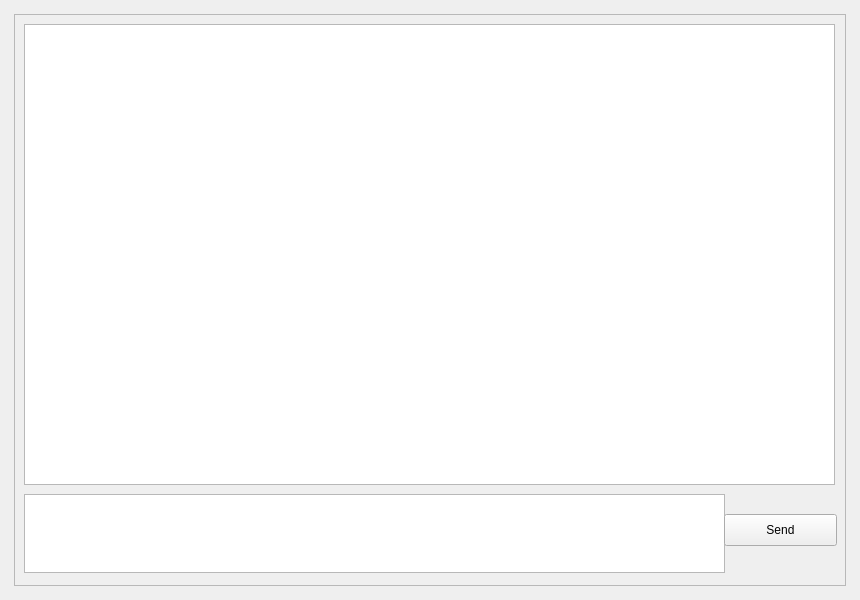
<?xml version="1.0" encoding="UTF-8"?>
<ui version="4.0">
 <class>MainPages</class>
 <widget class="QWidget" name="MainPages">
  <property name="geometry">
   <rect>
    <x>0</x>
    <y>0</y>
    <width>860</width>
    <height>600</height>
   </rect>
  </property>
  <property name="windowTitle">
   <string>Form</string>
  </property>
  <layout class="QVBoxLayout" name="main_pages_layout">
   <property name="spacing">
    <number>0</number>
   </property>
   <property name="leftMargin">
    <number>5</number>
   </property>
   <property name="topMargin">
    <number>5</number>
   </property>
   <property name="rightMargin">
    <number>5</number>
   </property>
   <property name="bottomMargin">
    <number>5</number>
   </property>
   <item>
    <widget class="QStackedWidget" name="pages">
     <property name="currentIndex">
      <number>2</number>
     </property>
     <widget class="QWidget" name="page_1">
      <property name="styleSheet">
       <string notr="true">font-size: 14pt</string>
      </property>
      <layout class="QVBoxLayout" name="page_1_layout">
       <property name="spacing">
        <number>5</number>
       </property>
       <property name="leftMargin">
        <number>5</number>
       </property>
       <property name="topMargin">
        <number>5</number>
       </property>
       <property name="rightMargin">
        <number>5</number>
       </property>
       <property name="bottomMargin">
        <number>5</number>
       </property>
       <item alignment="Qt::AlignHCenter">
        <widget class="QFrame" name="welcome_base">
         <property name="minimumSize">
          <size>
           <width>300</width>
           <height>150</height>
          </size>
         </property>
         <property name="maximumSize">
          <size>
           <width>300</width>
           <height>150</height>
          </size>
         </property>
         <property name="frameShape">
          <enum>QFrame::NoFrame</enum>
         </property>
         <property name="frameShadow">
          <enum>QFrame::Raised</enum>
         </property>
         <layout class="QVBoxLayout" name="center_page_layout">
          <property name="spacing">
           <number>10</number>
          </property>
          <property name="leftMargin">
           <number>0</number>
          </property>
          <property name="topMargin">
           <number>0</number>
          </property>
          <property name="rightMargin">
           <number>0</number>
          </property>
          <property name="bottomMargin">
           <number>0</number>
          </property>
          <item>
           <widget class="QFrame" name="logo">
            <property name="minimumSize">
             <size>
              <width>300</width>
              <height>120</height>
             </size>
            </property>
            <property name="maximumSize">
             <size>
              <width>300</width>
              <height>120</height>
             </size>
            </property>
            <property name="frameShape">
             <enum>QFrame::NoFrame</enum>
            </property>
            <property name="frameShadow">
             <enum>QFrame::Raised</enum>
            </property>
            <layout class="QVBoxLayout" name="logo_layout">
             <property name="spacing">
              <number>0</number>
             </property>
             <property name="leftMargin">
              <number>0</number>
             </property>
             <property name="topMargin">
              <number>0</number>
             </property>
             <property name="rightMargin">
              <number>0</number>
             </property>
             <property name="bottomMargin">
              <number>0</number>
             </property>
            </layout>
           </widget>
          </item>
          <item>
           <widget class="QLabel" name="label">
            <property name="text">
             <string>Change Banking For the Better.</string>
            </property>
            <property name="alignment">
             <set>Qt::AlignCenter</set>
            </property>
           </widget>
          </item>
         </layout>
        </widget>
       </item>
      </layout>
     </widget>
     <widget class="QWidget" name="page_2">
      <layout class="QVBoxLayout" name="page_2_layout">
       <property name="spacing">
        <number>5</number>
       </property>
       <property name="leftMargin">
        <number>5</number>
       </property>
       <property name="topMargin">
        <number>5</number>
       </property>
       <property name="rightMargin">
        <number>5</number>
       </property>
       <property name="bottomMargin">
        <number>5</number>
       </property>
       <item>
        <widget class="QScrollArea" name="scroll_area">
         <property name="styleSheet">
          <string notr="true">background: transparent;</string>
         </property>
         <property name="frameShape">
          <enum>QFrame::NoFrame</enum>
         </property>
         <property name="verticalScrollBarPolicy">
          <enum>Qt::ScrollBarAlwaysOff</enum>
         </property>
         <property name="horizontalScrollBarPolicy">
          <enum>Qt::ScrollBarAlwaysOff</enum>
         </property>
         <property name="widgetResizable">
          <bool>true</bool>
         </property>
         <widget class="QWidget" name="contents">
          <property name="geometry">
           <rect>
            <x>0</x>
            <y>0</y>
            <width>840</width>
            <height>580</height>
           </rect>
          </property>
          <property name="styleSheet">
           <string notr="true">background: transparent;</string>
          </property>
          <layout class="QVBoxLayout" name="verticalLayout">
           <property name="spacing">
            <number>15</number>
           </property>
           <property name="leftMargin">
            <number>5</number>
           </property>
           <property name="topMargin">
            <number>5</number>
           </property>
           <property name="rightMargin">
            <number>5</number>
           </property>
           <property name="bottomMargin">
            <number>5</number>
           </property>
           <item>
            <widget class="QLabel" name="title_label">
             <property name="maximumSize">
              <size>
               <width>16777215</width>
               <height>40</height>
              </size>
             </property>
             <property name="font">
              <font>
               <pointsize>16</pointsize>
              </font>
             </property>
             <property name="styleSheet">
              <string notr="true">font-size: 16pt</string>
             </property>
             <property name="text">
              <string>Calculate the Best Way to Grow Your Money!</string>
             </property>
             <property name="alignment">
              <set>Qt::AlignCenter</set>
             </property>
            </widget>
           </item>
           <item>
            <widget class="QLabel" name="description_label">
             <property name="text">
              <string>By using your age, salary, balance deposit, and what kind of financial growth you are looking for, 
              we calculate the best way to allocate your money. </string>
             </property>
             <property name="alignment">
              <set>Qt::AlignHCenter|Qt::AlignTop</set>
             </property>
             <property name="wordWrap">
              <bool>true</bool>
             </property>
            </widget>
           </item>
           <item>
            <layout class="QHBoxLayout" name="row_1_layout"/>
           </item>
           <item>
            <layout class="QHBoxLayout" name="row_2_layout"/>
           </item>
           <item>
            <layout class="QHBoxLayout" name="row_3_layout"/>
           </item>
           <item>
            <layout class="QVBoxLayout" name="row_4_layout"/>
           </item>
           <item>
            <layout class="QVBoxLayout" name="row_5_layout"/>
           </item>
          </layout>
         </widget>
        </widget>
       </item>
      </layout>
     </widget>
     <widget class="QWidget" name="page_3">
      <property name="styleSheet">
       <string notr="true">QFrame {
	font-size: 16pt;
}</string>
      </property>
      <layout class="QVBoxLayout" name="page_3_layout">
       <item>
        <widget class="QFrame" name="frame">
         <property name="frameShape">
          <enum>QFrame::StyledPanel</enum>
         </property>
         <property name="frameShadow">
          <enum>QFrame::Raised</enum>
         </property>
         <widget class="QTextBrowser" name="textBrowser">
          <property name="geometry">
           <rect>
            <x>10</x>
            <y>10</y>
            <width>811</width>
            <height>461</height>
           </rect>
          </property>
         </widget>
         <widget class="QTextEdit" name="textEdit">
          <property name="geometry">
           <rect>
            <x>10</x>
            <y>480</y>
            <width>701</width>
            <height>79</height>
           </rect>
          </property>
         </widget>
         <widget class="QPushButton" name="pushButton">
          <property name="geometry">
           <rect>
            <x>710</x>
            <y>500</y>
            <width>113</width>
            <height>32</height>
           </rect>
          </property>
          <property name="text">
           <string>Send</string>
          </property>
         </widget>
        </widget>
       </item>
      </layout>
     </widget>
    </widget>
   </item>
  </layout>
 </widget>
 <resources/>
 <connections/>
</ui>
